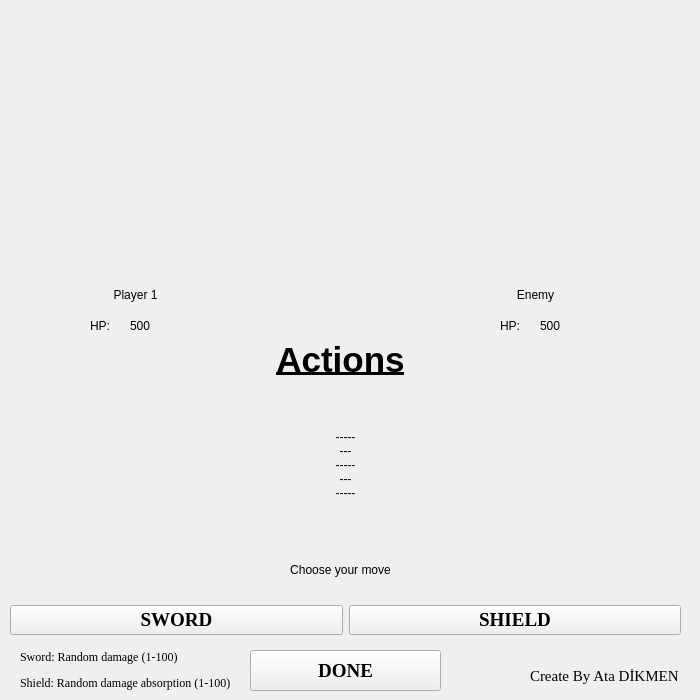
<?xml version="1.0" encoding="UTF-8"?>
<ui version="4.0">
 <class>Form</class>
 <widget class="QWidget" name="Form">
  <property name="geometry">
   <rect>
    <x>0</x>
    <y>0</y>
    <width>700</width>
    <height>700</height>
   </rect>
  </property>
  <property name="minimumSize">
   <size>
    <width>500</width>
    <height>500</height>
   </size>
  </property>
  <property name="maximumSize">
   <size>
    <width>700</width>
    <height>700</height>
   </size>
  </property>
  <property name="windowTitle">
   <string>SWORD-SHIELD</string>
  </property>
  <widget class="QWidget" name="horizontalWidget" native="true">
   <property name="geometry">
    <rect>
     <x>10</x>
     <y>590</y>
     <width>671</width>
     <height>61</height>
    </rect>
   </property>
   <property name="maximumSize">
    <size>
     <width>900</width>
     <height>700</height>
    </size>
   </property>
   <layout class="QHBoxLayout" name="horizontalLayout">
    <item>
     <widget class="QPushButton" name="sword">
      <property name="font">
       <font>
        <family>Times New Roman</family>
        <pointsize>14</pointsize>
        <weight>75</weight>
        <bold>true</bold>
       </font>
      </property>
      <property name="mouseTracking">
       <bool>false</bool>
      </property>
      <property name="text">
       <string>SWORD</string>
      </property>
      <property name="icon">
       <iconset>
        <normaloff>NicePng_pixel-sword-png_2202047.png</normaloff>NicePng_pixel-sword-png_2202047.png</iconset>
      </property>
      <property name="iconSize">
       <size>
        <width>18</width>
        <height>18</height>
       </size>
      </property>
     </widget>
    </item>
    <item>
     <widget class="QPushButton" name="shield">
      <property name="font">
       <font>
        <family>Times New Roman</family>
        <pointsize>14</pointsize>
        <weight>75</weight>
        <bold>true</bold>
       </font>
      </property>
      <property name="text">
       <string>SHIELD</string>
      </property>
      <property name="icon">
       <iconset>
        <normaloff>vd4yrq7ofue51.png</normaloff>vd4yrq7ofue51.png</iconset>
      </property>
      <property name="iconSize">
       <size>
        <width>18</width>
        <height>18</height>
       </size>
      </property>
     </widget>
    </item>
   </layout>
  </widget>
  <widget class="QLabel" name="oyuncu_ismi1">
   <property name="geometry">
    <rect>
     <x>60</x>
     <y>280</y>
     <width>151</width>
     <height>31</height>
    </rect>
   </property>
   <property name="styleSheet">
    <string notr="true">font: 75 18pt &quot;Times New Roman&quot;;</string>
   </property>
   <property name="text">
    <string>&lt;html&gt;&lt;head/&gt;&lt;body&gt;&lt;p align=&quot;center&quot;&gt;Player 1&lt;/p&gt;&lt;/body&gt;&lt;/html&gt;</string>
   </property>
  </widget>
  <widget class="QLabel" name="oyuncu_ismi2">
   <property name="geometry">
    <rect>
     <x>460</x>
     <y>280</y>
     <width>151</width>
     <height>31</height>
    </rect>
   </property>
   <property name="styleSheet">
    <string notr="true">font: 75 18pt &quot;Times New Roman&quot;;</string>
   </property>
   <property name="text">
    <string>&lt;html&gt;&lt;head/&gt;&lt;body&gt;&lt;p align=&quot;center&quot;&gt;Enemy&lt;/p&gt;&lt;/body&gt;&lt;/html&gt;</string>
   </property>
  </widget>
  <widget class="QLabel" name="can_yazisi1">
   <property name="geometry">
    <rect>
     <x>90</x>
     <y>310</y>
     <width>41</width>
     <height>31</height>
    </rect>
   </property>
   <property name="styleSheet">
    <string notr="true">font: 75 18pt &quot;Times New Roman&quot;;</string>
   </property>
   <property name="text">
    <string>HP:</string>
   </property>
  </widget>
  <widget class="QLabel" name="oyuncu1_hp">
   <property name="geometry">
    <rect>
     <x>130</x>
     <y>310</y>
     <width>41</width>
     <height>31</height>
    </rect>
   </property>
   <property name="styleSheet">
    <string notr="true">font: 75 18pt &quot;Times New Roman&quot;;</string>
   </property>
   <property name="text">
    <string>500</string>
   </property>
  </widget>
  <widget class="QLabel" name="can_yazisi2">
   <property name="geometry">
    <rect>
     <x>500</x>
     <y>310</y>
     <width>41</width>
     <height>31</height>
    </rect>
   </property>
   <property name="styleSheet">
    <string notr="true">font: 75 18pt &quot;Times New Roman&quot;;</string>
   </property>
   <property name="text">
    <string>HP:</string>
   </property>
  </widget>
  <widget class="QLabel" name="oyuncu2_hp">
   <property name="geometry">
    <rect>
     <x>540</x>
     <y>310</y>
     <width>41</width>
     <height>31</height>
    </rect>
   </property>
   <property name="styleSheet">
    <string notr="true">font: 75 18pt &quot;Times New Roman&quot;;</string>
   </property>
   <property name="text">
    <string>500</string>
   </property>
  </widget>
  <widget class="QLabel" name="actions">
   <property name="geometry">
    <rect>
     <x>240</x>
     <y>340</y>
     <width>201</width>
     <height>41</height>
    </rect>
   </property>
   <property name="styleSheet">
    <string notr="true">font: 75 18pt &quot;Times New Roman&quot;;</string>
   </property>
   <property name="text">
    <string>&lt;html&gt;&lt;head/&gt;&lt;body&gt;&lt;p align=&quot;center&quot;&gt;&lt;span style=&quot; font-size:26pt; font-weight:600; text-decoration: underline;&quot;&gt;Actions&lt;/span&gt;&lt;/p&gt;&lt;/body&gt;&lt;/html&gt;</string>
   </property>
  </widget>
  <widget class="QLabel" name="actions_text">
   <property name="geometry">
    <rect>
     <x>50</x>
     <y>390</y>
     <width>591</width>
     <height>151</height>
    </rect>
   </property>
   <property name="styleSheet">
    <string notr="true">font: 75 18pt &quot;Times New Roman&quot;;</string>
   </property>
   <property name="text">
    <string>&lt;html&gt;&lt;head/&gt;&lt;body&gt;&lt;p align=&quot;center&quot;&gt;-----&lt;br/&gt;---&lt;br/&gt;-----&lt;br/&gt;---&lt;br/&gt;-----&lt;/p&gt;&lt;/body&gt;&lt;/html&gt;</string>
   </property>
  </widget>
  <widget class="QLabel" name="actions_2">
   <property name="geometry">
    <rect>
     <x>220</x>
     <y>550</y>
     <width>241</width>
     <height>41</height>
    </rect>
   </property>
   <property name="styleSheet">
    <string notr="true">font: 75 18pt &quot;Times New Roman&quot;;</string>
   </property>
   <property name="text">
    <string>&lt;html&gt;&lt;head/&gt;&lt;body&gt;&lt;p align=&quot;center&quot;&gt;Choose your move&lt;/p&gt;&lt;/body&gt;&lt;/html&gt;</string>
   </property>
  </widget>
  <widget class="QLabel" name="avatar1">
   <property name="geometry">
    <rect>
     <x>20</x>
     <y>20</y>
     <width>250</width>
     <height>250</height>
    </rect>
   </property>
   <property name="minimumSize">
    <size>
     <width>250</width>
     <height>250</height>
    </size>
   </property>
   <property name="maximumSize">
    <size>
     <width>250</width>
     <height>250</height>
    </size>
   </property>
   <property name="text">
    <string/>
   </property>
   <property name="pixmap">
    <pixmap>avatar1.png</pixmap>
   </property>
   <property name="scaledContents">
    <bool>true</bool>
   </property>
  </widget>
  <widget class="QLabel" name="avatar2">
   <property name="geometry">
    <rect>
     <x>430</x>
     <y>20</y>
     <width>250</width>
     <height>250</height>
    </rect>
   </property>
   <property name="minimumSize">
    <size>
     <width>250</width>
     <height>250</height>
    </size>
   </property>
   <property name="maximumSize">
    <size>
     <width>250</width>
     <height>250</height>
    </size>
   </property>
   <property name="text">
    <string/>
   </property>
   <property name="pixmap">
    <pixmap>avatar2.png</pixmap>
   </property>
   <property name="scaledContents">
    <bool>true</bool>
   </property>
  </widget>
  <widget class="QPushButton" name="pushButton">
   <property name="geometry">
    <rect>
     <x>250</x>
     <y>650</y>
     <width>191</width>
     <height>41</height>
    </rect>
   </property>
   <property name="font">
    <font>
     <family>Times New Roman</family>
     <pointsize>14</pointsize>
     <weight>75</weight>
     <bold>true</bold>
    </font>
   </property>
   <property name="text">
    <string>DONE</string>
   </property>
  </widget>
  <widget class="QLabel" name="shield_exist1">
   <property name="geometry">
    <rect>
     <x>190</x>
     <y>280</y>
     <width>51</width>
     <height>51</height>
    </rect>
   </property>
   <property name="text">
    <string/>
   </property>
   <property name="pixmap">
    <pixmap resource="image.qrc">:/newPrefix/vd4yrq7ofue51.png</pixmap>
   </property>
   <property name="scaledContents">
    <bool>true</bool>
   </property>
  </widget>
  <widget class="QLabel" name="shield_exist2">
   <property name="geometry">
    <rect>
     <x>590</x>
     <y>280</y>
     <width>51</width>
     <height>51</height>
    </rect>
   </property>
   <property name="text">
    <string/>
   </property>
   <property name="pixmap">
    <pixmap resource="image.qrc">:/newPrefix/vd4yrq7ofue51.png</pixmap>
   </property>
   <property name="scaledContents">
    <bool>true</bool>
   </property>
  </widget>
  <widget class="QLabel" name="information">
   <property name="geometry">
    <rect>
     <x>20</x>
     <y>650</y>
     <width>221</width>
     <height>41</height>
    </rect>
   </property>
   <property name="font">
    <font>
     <family>Times New Roman</family>
     <pointsize>9</pointsize>
    </font>
   </property>
   <property name="text">
    <string>&lt;html&gt;&lt;head/&gt;&lt;body&gt;&lt;p&gt;Sword: Random damage (1-100)&lt;/p&gt;&lt;p&gt;Shield: Random damage absorption (1-100)&lt;/p&gt;&lt;/body&gt;&lt;/html&gt;</string>
   </property>
  </widget>
  <widget class="QLabel" name="creator_name">
   <property name="geometry">
    <rect>
     <x>530</x>
     <y>660</y>
     <width>161</width>
     <height>31</height>
    </rect>
   </property>
   <property name="font">
    <font>
     <family>Times New Roman</family>
     <pointsize>11</pointsize>
     <weight>50</weight>
     <bold>false</bold>
    </font>
   </property>
   <property name="text">
    <string>Create By Ata DİKMEN</string>
   </property>
  </widget>
 </widget>
 <resources>
  <include location="image.qrc"/>
 </resources>
 <connections/>
</ui>
